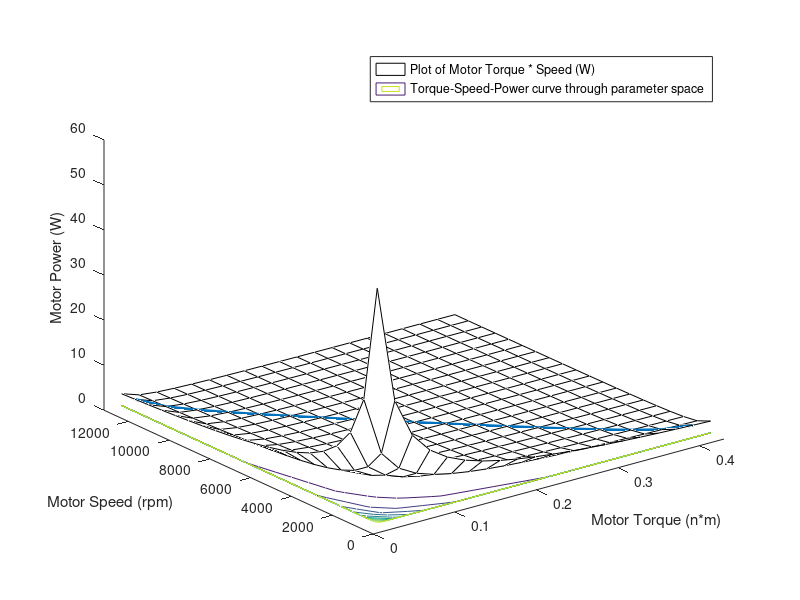
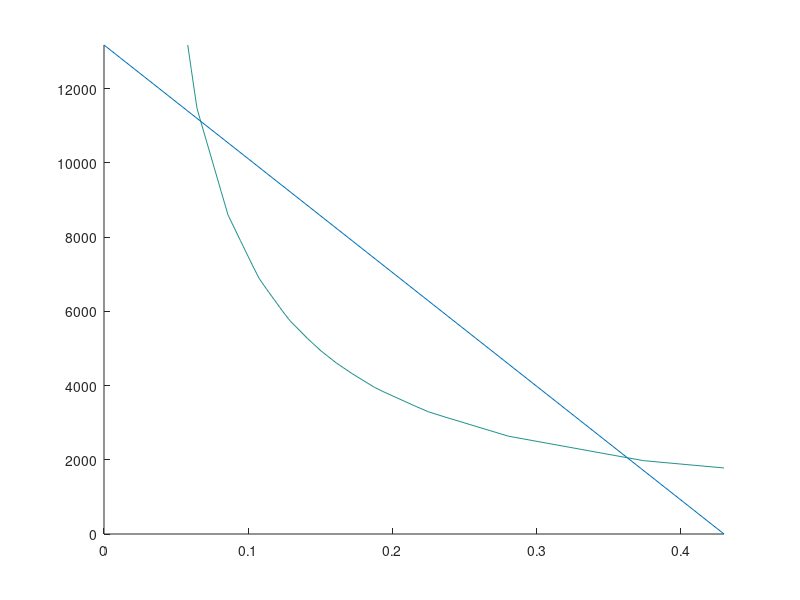

Source code (MATLAB) for these figures, in order:
close all
clear
clc
view(3)

% torque speed requirements
%====== mod these values ======
shift_torque = 02.8246;   % max torque
shift_deg = 15;         % deg in deg
%==============================
shift_dist = shift_deg * 2 * pi / 360;

% BAG motor
max_speed = 13180;
max_torque = .43;

% motor curve
y = [0, max_speed*pi/30];
y_i = [0, max_speed];
x = [max_torque, 0];

torque_range = (0 : 5 : 100) * max_torque / 100;
speed_range = (0 : 5 : 100) * max_speed / 100;

power_mesh = torque_range' * speed_range;
power_line = torque_range .* fliplr(speed_range);
time_mesh = shift_dist * shift_torque * 1000 ./ power_mesh;
time_line = shift_dist * shift_torque * 1000 ./ power_line;

figure(1)
hold on
surfc(torque_range, speed_range, time_mesh, 'FaceAlpha', 0)
plot3(torque_range, fliplr(speed_range), time_line, 'LineWidth', 2.0)
xlabel('Motor Torque (n*m)')
ylabel('Motor Speed (rpm)')
zlabel('Motor Power (W)')
legend('Plot of Motor Torque * Speed (W)', 'Torque-Speed-Power curve through parameter space')

figure(2)
hold on
contour(torque_range, speed_range, time_mesh, [1, 1])
plot(x, y_i)